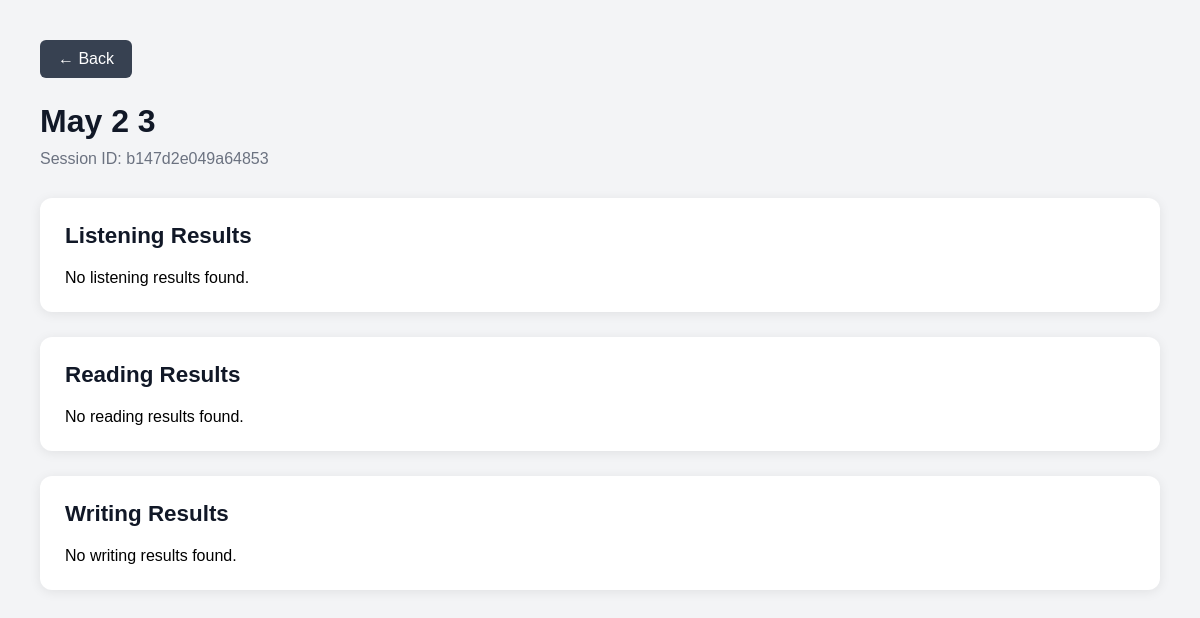
Page /student-result/b147d2e049a64853/ on the earlier database version.
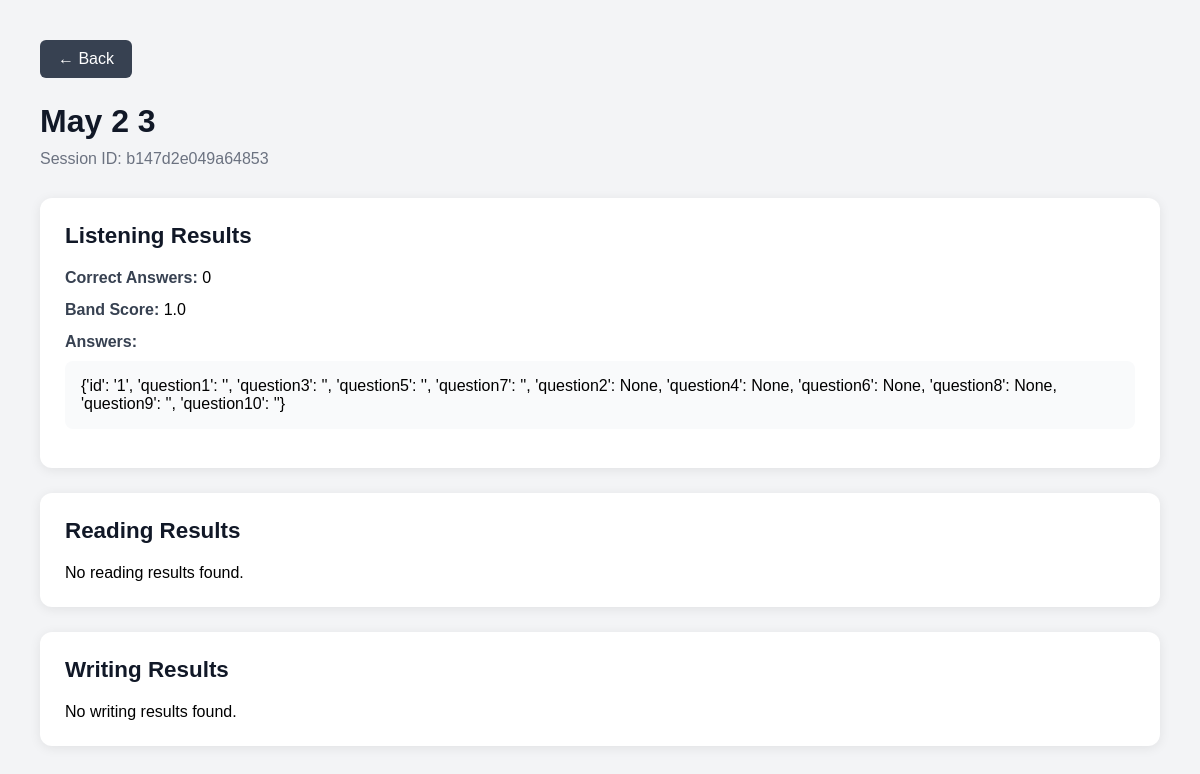
Same page on the later database version.
### core/models.py (models this page shows)
class ListeningResults(models.Model):
    session = models.OneToOneField(
        'ResultsTable',
        on_delete=models.CASCADE,
        primary_key=True
        )
    test = models.ForeignKey(
        'ListeningTest',
        on_delete=models.SET_NULL,
        null=True,
        blank=True
        )
    listening_row_answers = models.JSONField()
    listening_correct_count = models.IntegerField()
    listening_mark = models.DecimalField(max_digits=2, decimal_places=1)

### core/views.py (the view)
# urls.py: path('student-result/<str:session_id>/', views.student_full_result, name='student_full_result'),
def student_full_result(request, session_id):
    result = get_object_or_404(
        ResultsTable,
        session_id=session_id
    )
    listening = ListeningResults.objects.filter(
        session=result
    ).first()
    reading = ReadingResults.objects.filter(
        session=result
    ).first()
    writing = WritingResults.objects.filter(
        session=result
    ).first()
    return render(request, 'core/student_full_result.html', {
        'result': result,
        'listening': listening,
        'reading': reading,
        'writing': writing,
    })

### core/templates/core/student_full_result.html (shortened to what this page needs)
<!DOCTYPE html>
<html lang="en">
<head>
</head>
<body>
    <div class="container">
        <a
            href="javascript:history.back()"
            class="back-btn"
        >
            ← Back
        </a>
        <h1 class="title">
            {{ result.username }}
        </h1>
        <p class="subtitle">
            Session ID: {{ result.session_id }}
        </p>
        <div class="card">
            <h2 class="section-title">
                Listening Results
            </h2>
            {% if listening %}
                <div class="info-row">
                    <span class="label">Correct Answers:</span>
                    {{ listening.listening_correct_count }}
                </div>
                <div class="info-row">
                    <span class="label">Band Score:</span>
                    {{ listening.listening_mark }}
                </div>
                <div class="info-row">
                    <span class="label">
                        Answers:
                    </span>
                    <div class="answers-box">
                        <pre>{{ listening.listening_row_answers }}</pre>
                    </div>
                </div>
            {% else %}
                <p>No listening results found.</p>
            {% endif %}
        </div>
        <div class="card">
            <h2 class="section-title">
                Reading Results
            </h2>
            {% if reading %}
                <div class="info-row">
                    <span class="label">Correct Answers:</span>
                    {{ reading.reading_correct_count }}
                </div>
                <div class="info-row">
                    <span class="label">Band Score:</span>
                    {{ reading.reading_mark }}
                </div>
                <div class="info-row">
                    <span class="label">
                        Answers:
                    </span>
                    <div class="answers-box">
                        <pre>{{ reading.reading_row_answers }}</pre>
                    </div>
                </div>
            {% else %}
                <p>No reading results found.</p>
            {% endif %}
        </div>
        <div class="card">
            <h2 class="section-title">
                Writing Results
            </h2>
            {% if writing %}
                <div class="info-row">
                    <span class="label">Task 1 Word Count:</span>
                    {{ writing.task1_word_count }}
                </div>
                <div class="info-row">
                    <span class="label">Task 2 Word Count:</span>
                    {{ writing.task2_word_count }}
                </div>
                <div class="info-row">
                    <span class="label">
                        Task 1 Response:
                    </span>
                    <div class="answers-box">
                        <pre>{{ writing.task1_text }}</pre>
                    </div>
                </div>
                <div class="info-row">
                    <span class="label">
                        Task 2 Response:
                    </span>
                    <div class="answers-box">
                        <pre>{{ writing.task2_text }}</pre>
                    </div>
                </div>
            {% else %}
                <p>No writing results found.</p>
            {% endif %}
        </div>
    </div>
</body>
</html>

Differences in the rows shown:
added ListeningResults: listening_correct_count "0", listening_mark "1.0", listening_row_answers "{'id': '1', 'question1': '', 'question3': '', 'question5': '', 'question7': '', 'question2': None, 'question4': None, 'question6': None, 'question8': None, 'question9': '', 'question10': ''}"
Other differences:
text no longer shown: "No listening results found."
text now shown: "Correct Answers: Band Score: Answers:"
